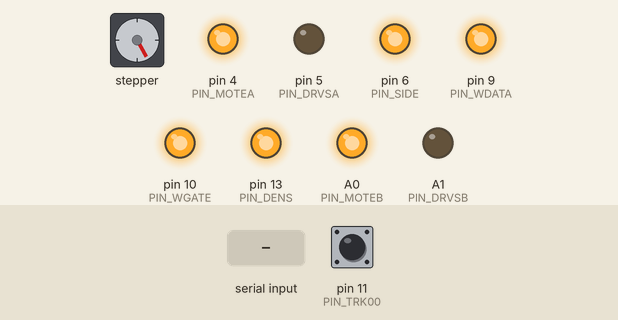
Simulated run of this sketch. Board: Arduino Uno, built with avr-gcc and run on an emulated ATmega328P. Parts: stepper motor, output pins drawn as LEDs (lit = HIGH). Wiring (inferred from the names in the program): stepper motor driver (200 steps per turn assumed): step pin 2; direction pin 3. Inputs (shaded band) come from the test bench; at power-on: pin 11 (PIN_TRK00) HIGH. Pins used as bus, display or sensor lines are not drawn; what the sketch prints to the serial monitor is not drawn.

Above: at 1.6 s.
1.7 s: "z\n" received over Serial
At 3.2 s:
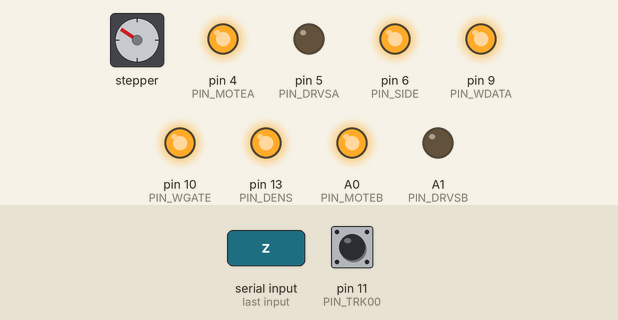
3.5 s: "s90\n" received over Serial
At 6.4 s:
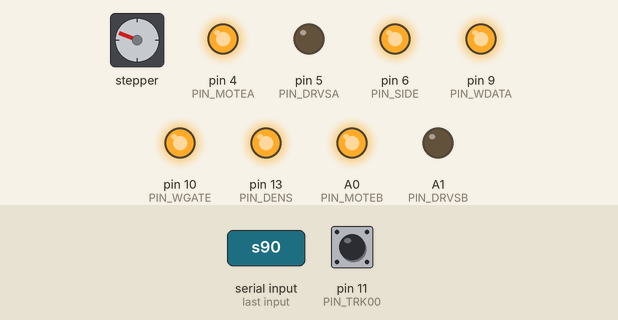
6.5 s: "s,45\n" received over Serial
9.5 s: "p90\n" received over Serial
At 11.1 s:
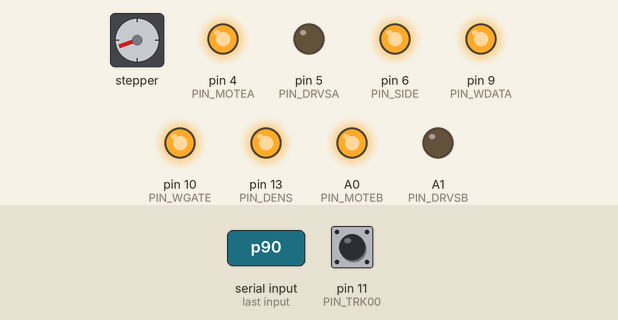
11.4 s: "z\n" received over Serial
At 12.0 s:
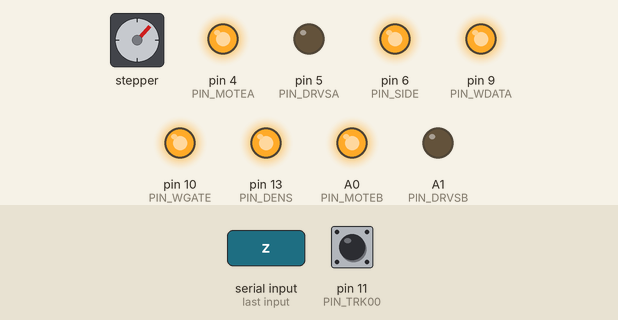
13.2 s: "d90\n" received over Serial
Timing chart, 0 to 17.2 s (numbered marks = the images above; inputs shaded):
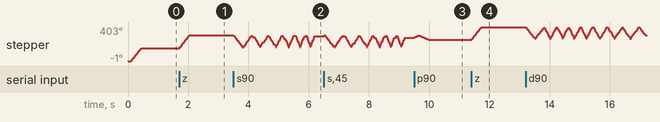

Measured:
- after the input at 1.7 s, stepper: turns 153° clockwise in 0.34 s, starting at once
- after the input at 3.5 s, stepper: turns 139° counter-clockwise in 0.30 s, then 135° clockwise in 0.27 s, then 133° counter-clockwise in 0.25 s, then 133° clockwise in 0.25 s, and so on
- after the input at 9.5 s, stepper: turns 27° clockwise in 0.16 s, then 54° counter-clockwise in 0.31 s
- after the input at 11.4 s, stepper: turns 153° clockwise in 0.34 s, starting at once

The sketch:

fdd_music.ino
```cpp
// フロッピードライブ楽器
// ヘッドを動かすSTEPパルスを音の周波数で送り、ステッピングモーターを鳴らす。
// 配線は fdd_test.ino / ArduinoFDC と同じ。書き込み系の信号は一切使わない。
// シリアル 115200bps

const uint8_t PIN_STEP   = 2;   // FDD 20
const uint8_t PIN_DIR    = 3;   // FDD 18
const uint8_t PIN_MOTEA  = 4;   // FDD 10
const uint8_t PIN_DRVSA  = 5;   // FDD 14
const uint8_t PIN_SIDE   = 6;   // FDD 32
const uint8_t PIN_INDEX  = 7;   // FDD 8
const uint8_t PIN_WDATA  = 9;   // FDD 22  （HIGH固定）
const uint8_t PIN_WGATE  = 10;  // FDD 24  （HIGH固定＝書き込み禁止）
const uint8_t PIN_TRK00  = 11;  // FDD 26
const uint8_t PIN_DENS   = 13;  // FDD 2
const uint8_t PIN_MOTEB  = A0;  // FDD 16
const uint8_t PIN_DRVSB  = A1;  // FDD 12

const uint8_t MAX_TRACK = 78;   // 端に当てないよう少し内側で折り返す

int8_t dir = +1;                // +1=内周へ, -1=外周へ
int16_t track = 0;

void outHigh(uint8_t p) { digitalWrite(p, HIGH); pinMode(p, OUTPUT); }

// 1ステップ。折り返しは自動
void stepOnce() {
  if (track >= MAX_TRACK) dir = -1;
  else if (track <= 0)    dir = +1;
  digitalWrite(PIN_DIR, dir > 0 ? LOW : HIGH);
  digitalWrite(PIN_STEP, LOW);
  delayMicroseconds(3);
  digitalWrite(PIN_STEP, HIGH);
  track += dir;
}

// 周波数 freq Hz の音を ms ミリ秒鳴らす。freq=0 は休符
void playTone(uint16_t freq, uint16_t ms) {
  if (freq == 0) { delay(ms); return; }
  uint32_t period = 1000000UL / freq;       // 1ステップあたりの間隔(us)
  uint32_t end = millis() + ms;
  while (millis() < end) {
    stepOnce();
    delayMicroseconds(period > 20 ? period - 20 : 1);
  }
}

// 音名 → 周波数（C4=ド）
const uint16_t NOTES[] PROGMEM = {
  262, 277, 294, 311, 330, 349, 370, 392, 415, 440, 466, 494,    // C4..B4
  523, 554, 587, 622, 659, 698, 740, 784, 831, 880, 932, 988,    // C5..B5
  1047,1109,1175,1245,1319,1397,1480,1568                        // C6..G6
};
uint16_t note(uint8_t n) { return pgm_read_word(&NOTES[n]); }

// きらきら星（伝承曲）: 音番号と長さ
const uint8_t MEL[] PROGMEM = {
  0,0,7,7,9,9,7,  5,5,4,4,2,2,0,
  7,7,5,5,4,4,2,  7,7,5,5,4,4,2,
  0,0,7,7,9,9,7,  5,5,4,4,2,2,0
};
const uint8_t MEL_LEN[] PROGMEM = {
  4,4,4,4,4,4,8,  4,4,4,4,4,4,8,
  4,4,4,4,4,4,8,  4,4,4,4,4,4,8,
  4,4,4,4,4,4,8,  4,4,4,4,4,4,8
};
const uint8_t MEL_N = sizeof(MEL);

void recalibrate() {
  digitalWrite(PIN_DIR, HIGH);           // 外周へ
  for (uint8_t i = 0; i < 85; i++) {
    if (digitalRead(PIN_TRK00) == LOW) break;
    digitalWrite(PIN_STEP, LOW); delayMicroseconds(3); digitalWrite(PIN_STEP, HIGH);
    delay(4);
  }
  track = 0; dir = +1;
}

void selectDrive(bool on) {
  uint8_t v = on ? LOW : HIGH;
  digitalWrite(PIN_DRVSA, v); digitalWrite(PIN_DRVSB, v);
}

void help() {
  Serial.println(F("--- フロッピー楽器 ---"));
  Serial.println(F(" d       デモ演奏（きらきら星）"));
  Serial.println(F(" s       ドレミファソラシド"));
  Serial.println(F(" n NN    音番号NN(0-31)を0.4秒"));
  Serial.println(F(" p F,MS  F Hz を MS ミリ秒"));
  Serial.println(F(" g       グリッサンド（低→高）"));
  Serial.println(F(" z       ヘッドをトラック0へ"));
}

void setup() {
  outHigh(PIN_STEP); outHigh(PIN_DIR); outHigh(PIN_MOTEA); outHigh(PIN_DRVSA);
  outHigh(PIN_SIDE); outHigh(PIN_WDATA); outHigh(PIN_WGATE); outHigh(PIN_DENS);
  outHigh(PIN_MOTEB); outHigh(PIN_DRVSB);
  pinMode(PIN_INDEX, INPUT_PULLUP); pinMode(PIN_TRK00, INPUT_PULLUP);

  Serial.begin(115200);
  selectDrive(true);        // 選択したままにする（モーターは回さない）
  delay(100);
  recalibrate();
  help();
}

void loop() {
  if (!Serial.available()) return;
  String line = Serial.readStringUntil('\n');
  line.trim();
  if (!line.length()) return;

  switch (line[0]) {
    case 'd':
      for (uint8_t i = 0; i < MEL_N; i++) {
        uint8_t n = pgm_read_byte(&MEL[i]);
        uint16_t len = pgm_read_byte(&MEL_LEN[i]) * 70;
        playTone(note(n), len - 20);
        delay(20);
      }
      Serial.println(F("演奏終了"));
      break;
    case 's':
      for (uint8_t i = 0; i < 8; i++) {
        const uint8_t scale[] = {0,2,4,5,7,9,11,12};
        playTone(note(scale[i]), 300); delay(40);
      }
      Serial.println(F("音階終了"));
      break;
    case 'n': {
      int n = line.substring(1).toInt();
      if (n < 0 || n > 31) { Serial.println(F("0-31で指定")); break; }
      Serial.print(F("音番号 ")); Serial.print(n);
      Serial.print(F(" = ")); Serial.print(note(n)); Serial.println(F(" Hz"));
      playTone(note(n), 400);
      break;
    }
    case 'p': {
      int comma = line.indexOf(',');
      uint16_t f = line.substring(1, comma < 0 ? line.length() : comma).toInt();
      uint16_t ms = comma < 0 ? 500 : line.substring(comma + 1).toInt();
      Serial.print(f); Serial.print(F(" Hz / ")); Serial.print(ms); Serial.println(F(" ms"));
      playTone(f, ms);
      break;
    }
    case 'g':
      for (uint16_t f = 120; f < 1200; f += 8) playTone(f, 12);
      Serial.println(F("グリッサンド終了"));
      break;
    case 'z':
      recalibrate();
      Serial.println(F("トラック0"));
      break;
    default:
      help();
      return;
  }
  Serial.print(F("現在のトラック=")); Serial.println(track);
}
```
